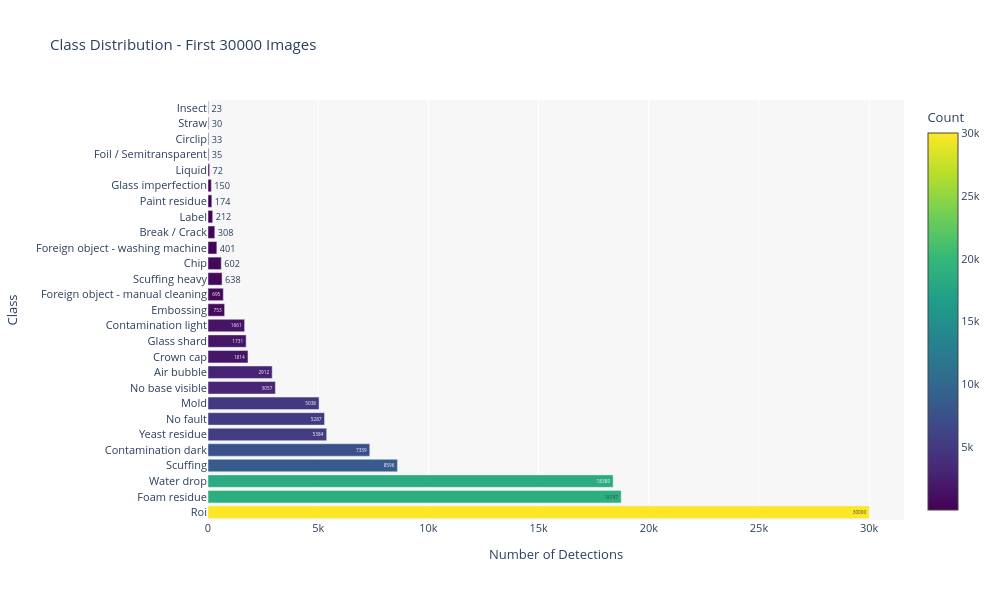

The notebook cell this image was saved under:
### Code cell
# Visualize class distribution for the first 32k images using FiftyOne and Plotly
import fiftyone as fo
import plotly.graph_objects as go
import plotly.express as px
from collections import Counter
import json

# Load COCO annotations
coco_path = os.path.join(DATASET_DIR, 'train_annotations.json')
with open(coco_path, 'r') as f:
    coco_data = json.load(f)

# Create category mapping
category_id_to_name = {cat['id']: cat['name'] for cat in coco_data['categories']}

# Count class distribution from the first 32k images
class_counts = Counter()
image_count = 0
max_images = min(30000, len(coco_data['images']))

# Create a set of first 32k image IDs
first_32k_image_ids = set(img['id'] for img in coco_data['images'][:max_images])

# Count detections for classes in first 32k images
for ann in coco_data['annotations']:
    if ann['image_id'] in first_32k_image_ids:
        class_name = category_id_to_name.get(ann['category_id'], 'Unknown')
        class_counts[class_name] += 1

# Sort by count (descending)
sorted_classes = sorted(class_counts.items(), key=lambda x: x[1], reverse=True)
classes = [item[0] for item in sorted_classes]
counts = [item[1] for item in sorted_classes]

# Create Plotly horizontal bar chart
fig = go.Figure(data=[
    go.Bar(
        y=classes,
        x=counts,
        orientation='h',
        marker=dict(
            color=counts,
            colorscale='Viridis',
            showscale=True,
            colorbar=dict(title="Count")
        ),
        text=counts,
        textposition='auto',
        hovertemplate='<b>%{y}</b><br>Detections: %{x}<extra></extra>'
    )
])

fig.update_layout(
    title=f'Class Distribution - First {max_images} Images',
    xaxis_title='Number of Detections',
    yaxis_title='Class',
    height=600,
    width=1000,
    font=dict(size=11),
    plot_bgcolor='rgba(240, 240, 240, 0.5)',
    hovermode='closest'
)

fig.show()

# Print summary statistics
print(f"\n{'='*60}")
print(f"Class Distribution Summary (First {max_images} Images)")
print(f"{'='*60}")
print(f"Total detections: {sum(counts)}")
print(f"Total unique classes: {len(classes)}")
print(f"\nDetailed Breakdown:")
print(f"{'-'*60}")
for cls, count in sorted_classes:
    percentage = (count / sum(counts)) * 100
    print(f"  {cls:<40} {count:>6} ({percentage:>5.2f}%)")
print(f"{'-'*60}")

### Figure 1 — Plotly figure (JSON) as saved in the notebook; plotly's stock layout.template omitted (floating-point values rounded to 4 significant figures)
{"data": [{"hovertemplate": "<b>%{y}</b><br>Detections: %{x}<extra></extra>", "marker": {"color": [30000, 18747, 18380, 8596, 7339, 5384, 5287, 5038, 3057, 2912, 1814, 1731, 1661, 753, 695, 638, 602, 401, 308, 212, 174, 150, 72, 35, 33, 30, 23], "colorbar": {"title": {"text": "Count"}}, "colorscale": [[0, "#440154"], [0.1111, "#482878"], [0.2222, "#3e4989"], [0.3333, "#31688e"], [0.4444, "#26828e"], [0.5556, "#1f9e89"], [0.6667, "#35b779"], [0.7778, "#6ece58"], [0.8889, "#b5de2b"], [1, "#fde725"]], "showscale": true}, "orientation": "h", "text": ["30000", "18747", "18380", "8596", "7339", "5384", "5287", "5038", "3057", "2912", "1814", "1731", "1661", "753", "695", "638", "602", "401", "308", "212", "174", "150", "72", "35", "33", "30", "23"], "textposition": "auto", "type": "bar", "x": [30000, 18747, 18380, 8596, 7339, 5384, 5287, 5038, 3057, 2912, 1814, 1731, 1661, 753, 695, 638, 602, 401, 308, 212, 174, 150, 72, 35, 33, 30, 23], "y": ["Roi", "Foam residue", "Water drop", "Scuffing", "Contamination dark", "Yeast residue", "No fault", "Mold", "No base visible", "Air bubble", "Crown cap", "Glass shard", "Contamination light", "Embossing", "Foreign object - manual cleaning", "Scuffing heavy", "Chip", "Foreign object - washing machine", "Break / Crack", "Label", "Paint residue", "Glass imperfection", "Liquid", "Foil / Semitransparent", "Circlip", "Straw", "Insect"]}], "layout": {"font": {"size": 11}, "height": 600, "hovermode": "closest", "plot_bgcolor": "rgba(240, 240, 240, 0.5)", "title": {"text": "Class Distribution - First 30000 Images"}, "width": 1000, "xaxis": {"title": {"text": "Number of Detections"}}, "yaxis": {"title": {"text": "Class"}}}}
